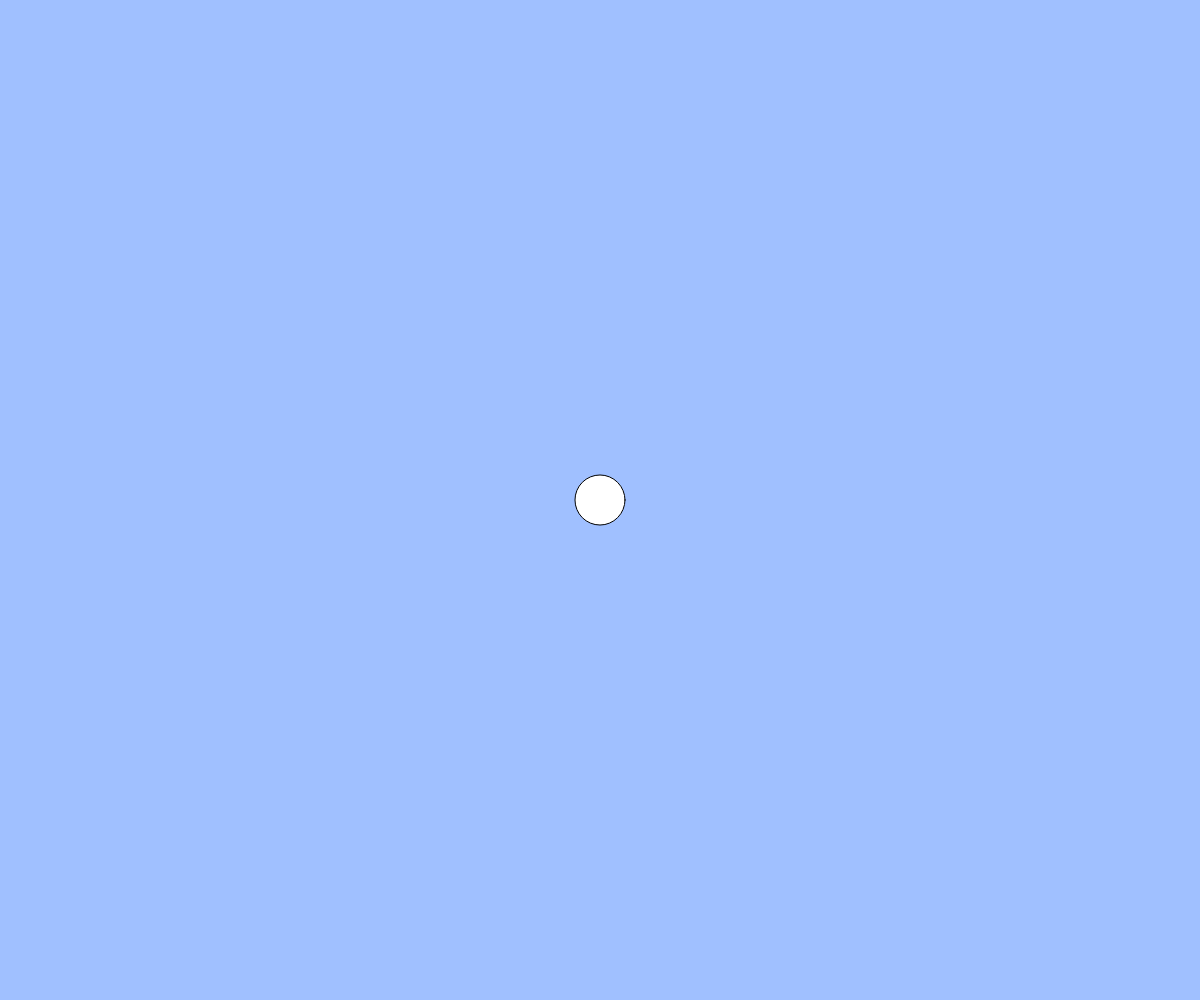
Frame 1 (no input)
Frame 60 (no input): identical to frame 1, image omitted
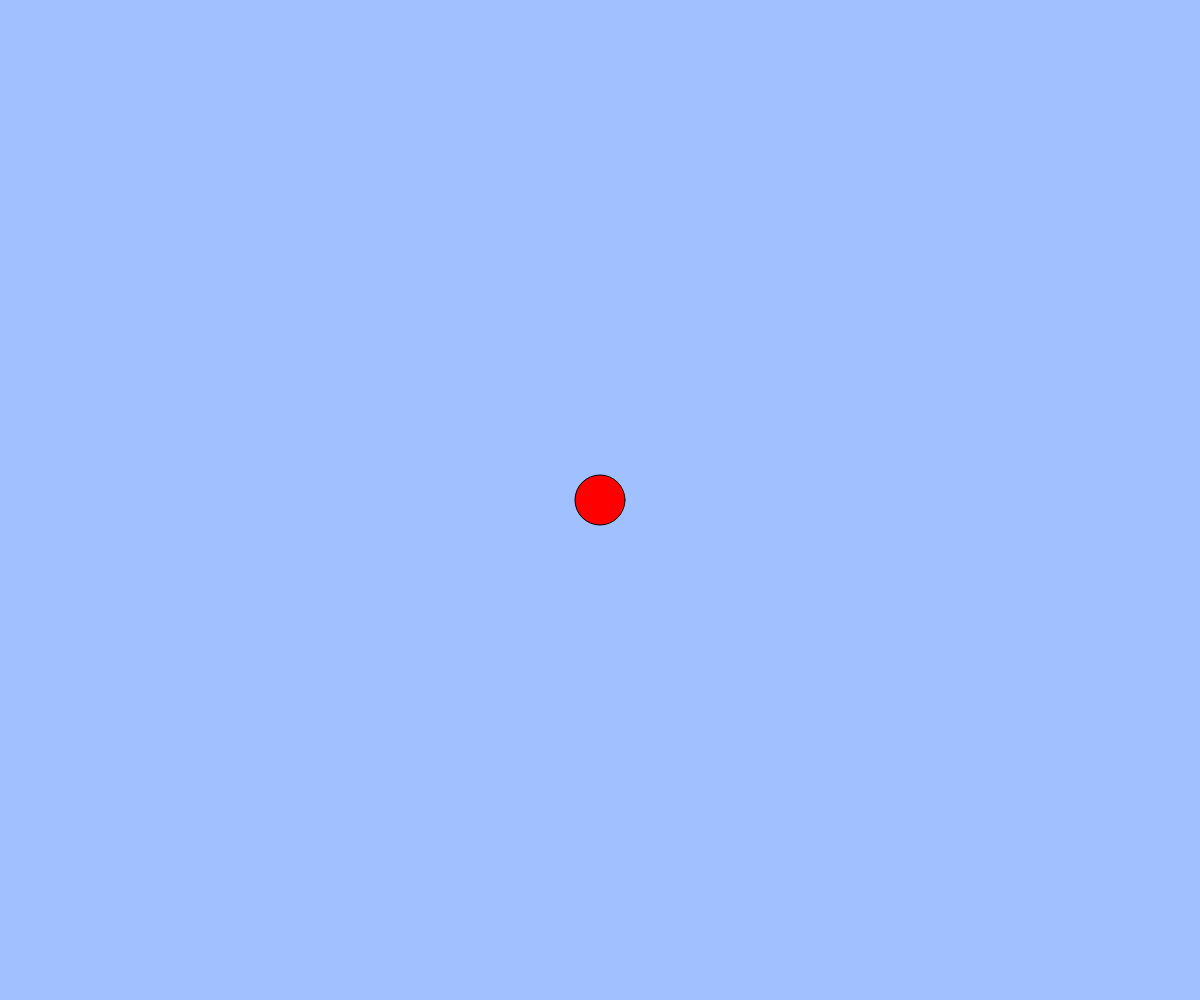
Frame 120 (the mouse pressed at the canvas centre since frame 60)

The p5.js sketch that drew these frames (run headless with seeded random() and noise() and a simulated clock; from frame 60 on, the mouse is pressed at the canvas centre):

// p5.js sketch
// ── sketch.js
// テキスト「キーボード操作に反応する」
let x, y;
let sizex, sizey;

function setup(){
  createCanvas(windowWidth, windowHeight);
  x = width / 2;
  y = height / 2;
  sizex = 50;
  sizey = 50;
}

function draw(){
  background(160, 192, 255);
  ellipse(x, y, sizex, sizey);
  if(keyIsDown(LEFT_ARROW)){ x -= 5; }
  if(keyIsDown(RIGHT_ARROW)){ x += 5; }
  if(keyIsDown(UP_ARROW)){ y -= 5; }
  if(keyIsDown(DOWN_ARROW)){ y += 5; }
  if(keyIsDown("A".charCodeAt(0))){ x+= 10; }
  if(keyIsDown(" ".charCodeAt(0))){ x-= 10; }
  if(keyIsDown("E".charCodeAt(0))){ sizex+= 10; sizey+=10; }
  if(keyIsDown("W".charCodeAt(0))){ sizex+= 10; sizey-=10; }
  if(keyIsDown("Q".charCodeAt(0))){ sizex-= 10; sizey+=10; }

  if(sizex > windowWidth || sizey > windowHeight){ sizey = 50; sizex = 50; }
  if(mouseIsPressed){fill(255,0,0); }
    else{fill(255); }
}

// イベントハンドラを使用するパターン
// function keyPressed(){
//   if(keyCode == LEFT_ARROW){ x -= 5; }
//   else if(keyCode == RIGHT_ARROW){ x+= 5; }
//   else if(keyCode == DOWN_ARROW){ y += 5; }
//   else if(keyCode == UP_ARROW){ y -= 5; }
//   else if(key == "A"){ x += 10; }
// }

function windowResized(){
  resizeCanvas(windowWidth, windowHeight);
}
